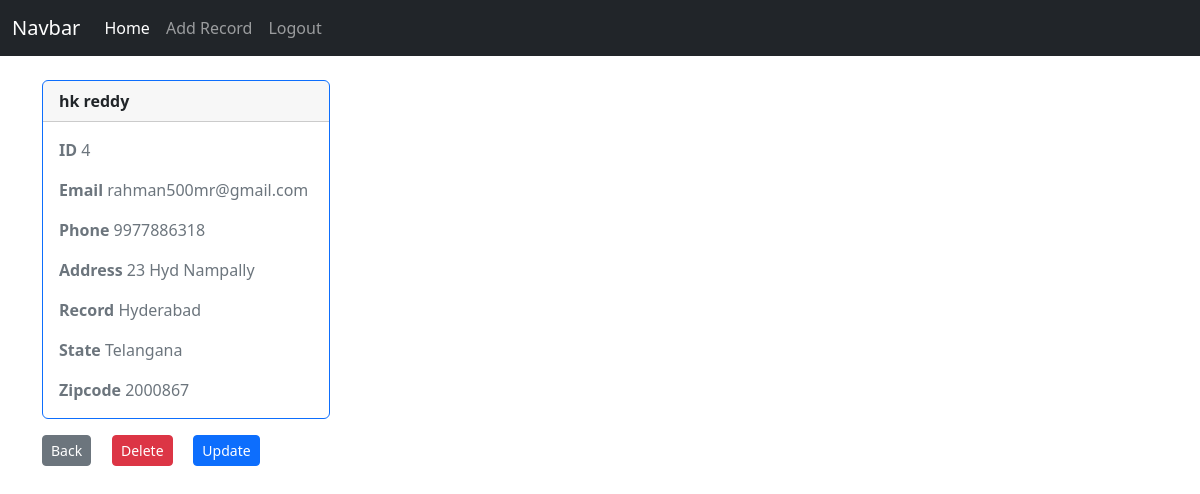
Screenshot of /customer_detail/4 (signed in) with the database file from the repository.
### website/models.py (models this page shows, shortened)
class Record(models.Model):
    created_at = models.DateTimeField(auto_now_add=True)
    first_name = models.CharField(max_length=64)
    last_name = models.CharField(max_length=64)
    email = models.EmailField()
    phone = models.CharField(max_length=15)
    address = models.CharField(max_length=164)
    city = models.CharField(max_length=64)
    state = models.CharField(max_length=64)
    zipcode = models.CharField(max_length=10)

### website/views.py (the view)
# urls.py: path('customer_detail/<int:pk>', views.customer_detail,name='customer-detail'),
def customer_detail(request,pk):
    if request.user.is_authenticated:
        customer_record = Record.objects.get(pk=pk)
        return render(request,'website/customer_details.html',{'customer_record':customer_record})
    else:
        messages.success(request,"You Must Have to login to make changes and view")

### website/templates/website/customer_details.html
  {% extends 'website/base.html' %}
{%block content%}
<div class="card border-primary mb-3" style="max-width: 18rem;">
    <div class="card-header"><strong>{{customer_record.first_name}} {{customer_record.last_name}}</strong></div>
    <div class="card-body text-secondary">
   <p class="card-text"><strong> ID</strong>  {{customer_record.id}}</p>
      <p class="card-text"><strong>Email</strong> {{customer_record.email}}</p>
      <p class="card-text"><strong>Phone</strong> {{customer_record.phone}}</p>
      <p class="card-text"><strong>Address</strong> {{customer_record.address}}</p>
      <p class="card-text"> <strong>Record</strong> {{customer_record.city}}</p>
      <p class="card-text"><strong>State</strong> {{customer_record.state}}</p>
      <p class="card-text"><strong>Zipcode</strong> {{customer_record.zipcode}}</p>
    </div>
  </div>
  <a href="{% url 'home' %} " class="btn btn-secondary btn-sm">Back</a>&nbsp;&nbsp;&nbsp;&nbsp;
  <a href="{% url 'delete' customer_record.id %} " class="btn btn-secondary btn-danger btn-sm">Delete</a>&nbsp;&nbsp;&nbsp;&nbsp;
  <a href="{% url 'update' customer_record.id %} " class="btn btn-primary btn-sm">Update</a>&nbsp;&nbsp;&nbsp;&nbsp;
    {% endblock %}

### rows the page displays
Record: first_name "hk", last_name "reddy", id "4", email "rahman500mr@gmail.com", phone "9977886318", address "23 Hyd Nampally", city "Hyderabad", state "Telangana", zipcode "2000867"
